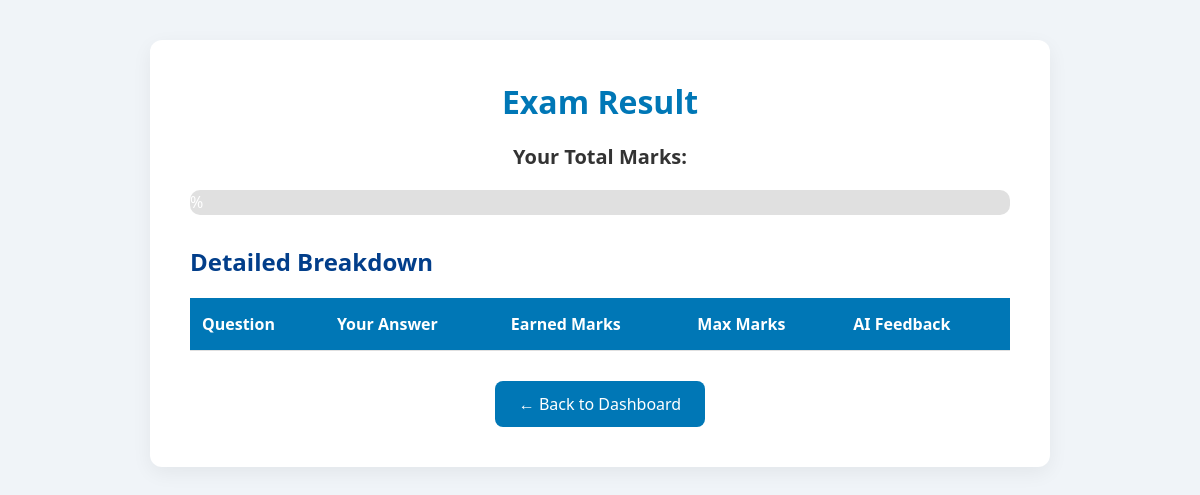
Before: /view_result/8 (signed in) with the older database file.
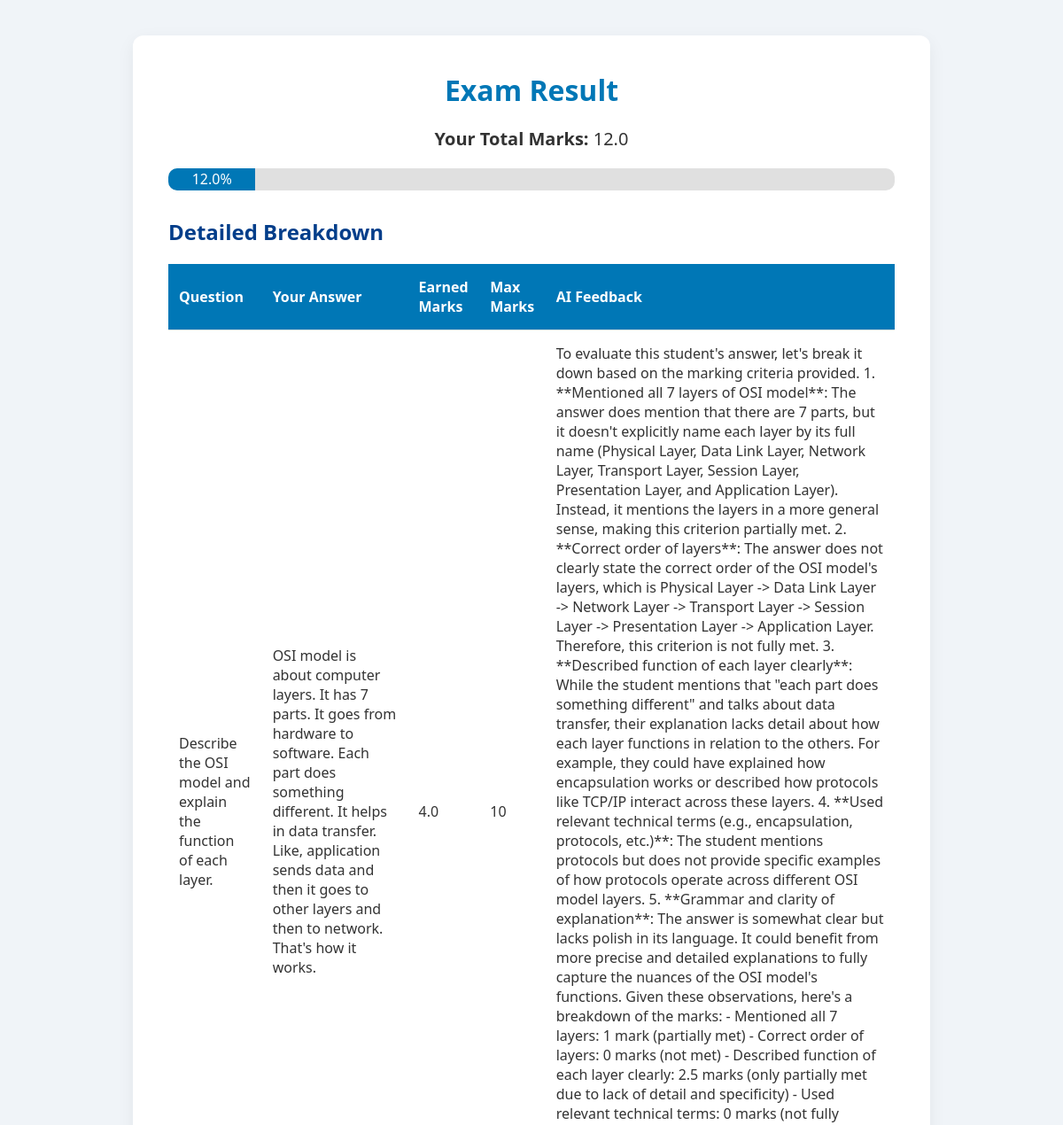
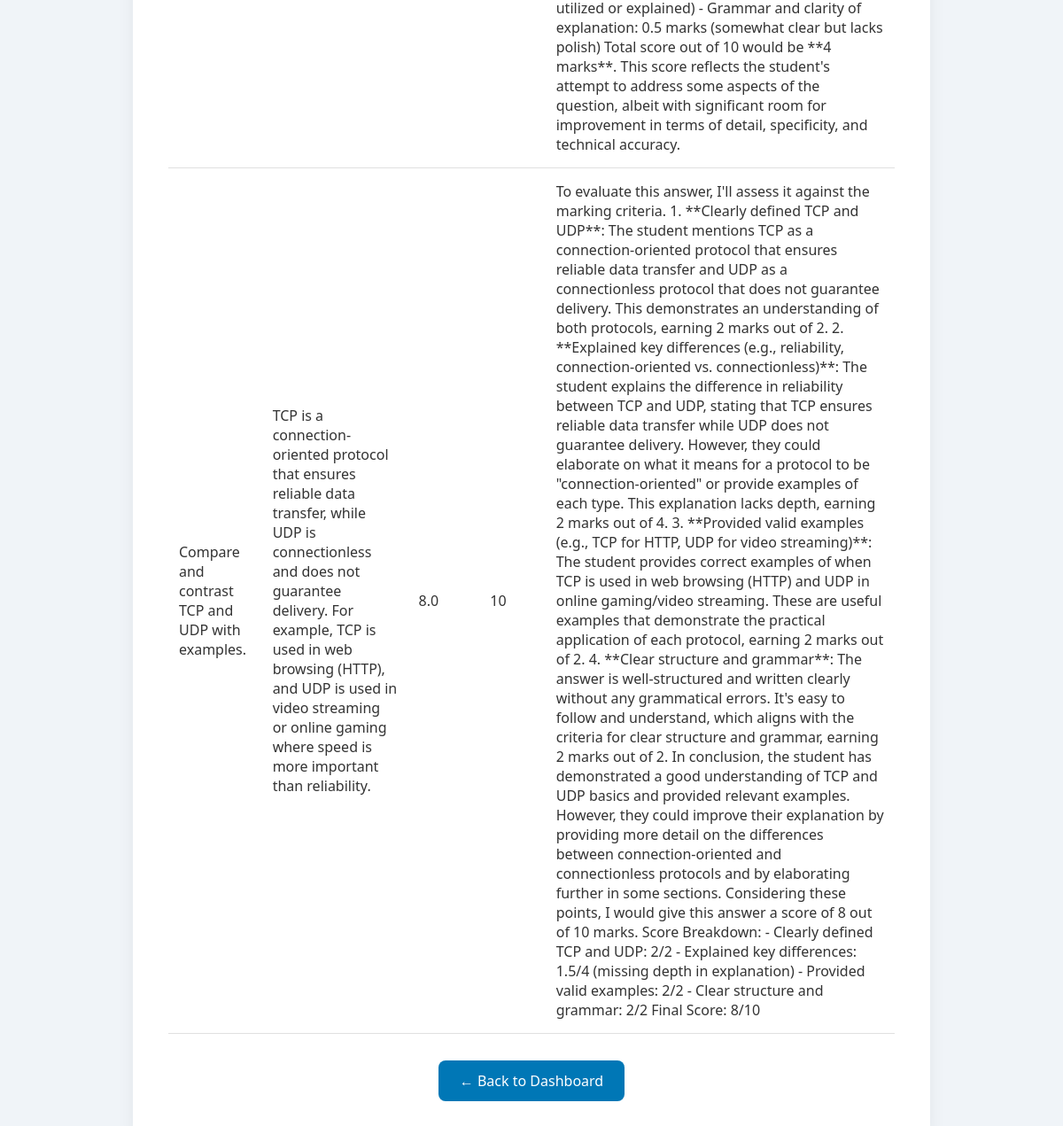
After: the same page with the newer database file (2 pictures, top to bottom).
### tables this page shows
CREATE TABLE Attended (
                            id INTEGER PRIMARY KEY AUTOINCREMENT,
                            student_id INTEGER,
                            exam_id INTEGER,
                            earned_total REAL);

CREATE TABLE Answer (
                            id INTEGER PRIMARY KEY AUTOINCREMENT,
                            question_id INTEGER,
                            student_id INTEGER,
                            answer_text TEXT,
                            earned_marks REAL,  -- ✅ Changed from INTEGER to REAL
                            feedback TEXT);

CREATE TABLE Question (
                            id INTEGER PRIMARY KEY AUTOINCREMENT,
                            exam_id INTEGER,
                            question_text TEXT,
                            total_marks INTEGER,
                            answer_key TEXT);

### app.py (the view)
@app.route('/view_result/<int:exam_id>')
def view_result(exam_id):
    if 'student_id' not in session:
        return redirect('/login_student')
    student_id = session['student_id']
    with sqlite3.connect('database.db') as conn:
        cursor = conn.cursor()
        cursor.execute("SELECT earned_total FROM Attended WHERE student_id = ? AND exam_id = ?", (student_id, exam_id))
        result = cursor.fetchone()
        cursor.execute("""
            SELECT Question.question_text, Answer.answer_text, Answer.earned_marks, Question.total_marks, Answer.feedback
            FROM Answer
            JOIN Question ON Answer.question_id = Question.id
            WHERE Answer.student_id = ? AND Question.exam_id = ?
        """, (student_id, exam_id))
        answers = cursor.fetchall()  # List of (question_text, answer_text, earned_marks, max_marks, feedback)
    return render_template('view_result.html', result=result, answers=answers)

### templates/view_result.html (shortened to what this page needs)
<!DOCTYPE html>
<html lang="en">
<head>
</head>
<body>
    <div class="container">
        <h1>Exam Result</h1>
        <p class="total-marks"><strong>Your Total Marks:</strong> {{ result[0] }}</p>
        <div class="progress-bar-container">
            <div class="progress-bar" id="progressBar">{{ result[0] }}%</div>
        </div>
        <h2>Detailed Breakdown</h2>
        <table>
            <thead>
                <tr>
                    <th>Question</th>
                    <th>Your Answer</th>
                    <th>Earned Marks</th>
                    <th>Max Marks</th>
                    <th>AI Feedback</th>
                </tr>
            </thead>
            <tbody>
                {% for answer in answers %}
                <tr>
                    <td data-label="Question">{{ answer[0] }}</td>
                    <td data-label="Your Answer">{{ answer[1] }}</td>
                    <td data-label="Earned Marks">{{ answer[2] }}</td>
                    <td data-label="Max Marks">{{ answer[3] }}</td>
                    <td data-label="AI Feedback">{{ answer[4] }}</td>
                </tr>
                {% endfor %}
            </tbody>
        </table>
        <div style="text-align: center;">
            <a href="/dashboard_student" class="back-button">← Back to Dashboard</a>
        </div>
    </div>
</body>
</html>

### templates/view_result.html (style rules this page uses)
* { margin: 0; padding: 0; box-sizing: border-box; }
body { font-family: 'Segoe UI', Tahoma, Geneva, Verdana, sans-serif; background-color: #f0f4f8; color: #333; padding: 40px 20px; transition: background-color 0.3s ease; }
.container { max-width: 900px; margin: 0 auto; background: #ffffff; padding: 40px; border-radius: 12px; box-shadow: 0 6px 20px rgba(0, 0, 0, 0.06); animation: fadeIn 0.8s ease; }
h1 { font-size: 32px; color: #0077b6; margin-bottom: 20px; text-align: center; }
h2 { font-size: 24px; color: #023e8a; margin: 30px 0 15px; }
.total-marks { font-size: 20px; text-align: center; color: #333; }
.progress-bar-container { width: 100%; background-color: #e0e0e0; border-radius: 10px; margin: 20px 0; overflow: hidden; height: 25px; }
.progress-bar { height: 100%; width: 0%; background-color: #0077b6; color: white; text-align: center; line-height: 25px; transition: width 1s ease-in-out; }
table { width: 100%; border-collapse: collapse; margin-top: 20px; }
table th, table td { padding: 15px 12px; border-bottom: 1px solid #e0e0e0; text-align: left; font-size: 16px; transition: background-color 0.3s ease; }
table th { background-color: #0077b6; color: white; }
.back-button { display: inline-block; margin-top: 30px; padding: 12px 24px; background-color: #0077b6; color: white; text-decoration: none; font-size: 16px; border-radius: 8px; transition: background-color 0.3s ease, transform 0.3s ease; }

Changed rows visible on the page:
added Attended: earned_total "12.0"
added Answer: question_text "Describe the OSI model and explain the function of each layer.", answer_text "OSI model is about computer layers. It has 7 parts. It goes from hardware to software. Each part does something different. It helps in data transfer. Like, application sends data and then it goes to other layers and then to network. That's how it works.", earned_marks "4.0", total_marks "10", feedback "To evaluate this student's answer, let's break it down based on the marking criteria provided. 1. **Mentioned all 7 layers of OSI model**: The answer does mention that there are 7 parts, but it doesn't explicitly name each layer by its full name (Physical Layer, Data Link Layer, Network Layer, Transport Layer, Session Layer, Presentation Layer, and Application Layer). Instead, it mentions the layers in a more general sense, making this criterion partially met. 2. **Correct order of layers**: The answer does not clearly state the correct order of the OSI model's layers, which is Physical Layer -> Data Link Layer -> Network Layer -> Transport Layer -> Session Layer -> Presentation Layer ->…"
added Answer: question_text "Compare and contrast TCP and UDP with examples.", answer_text "TCP is a connection-oriented protocol that ensures reliable data transfer, while UDP is connectionless and does not guarantee delivery. For example, TCP is used in web browsing (HTTP), and UDP is used in video streaming or online gaming where speed is more important than reliability.", earned_marks "8.0", total_marks "10", feedback "To evaluate this answer, I'll assess it against the marking criteria. 1. **Clearly defined TCP and UDP**: The student mentions TCP as a connection-oriented protocol that ensures reliable data transfer and UDP as a connectionless protocol that does not guarantee delivery. This demonstrates an understanding of both protocols, earning 2 marks out of 2. 2. **Explained key differences (e.g., reliability, connection-oriented vs. connectionless)**: The student explains the difference in reliability between TCP and UDP, stating that TCP ensures reliable data transfer while UDP does not guarantee delivery. However, they could elaborate on what it means for a protocol to be \"connection-oriented\" or…"
